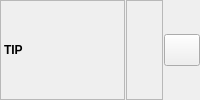
       <widget class="QFrame" name="frame_14">
        <property name="frameShape">
         <enum>QFrame::NoFrame</enum>
        </property>
        <property name="frameShadow">
         <enum>QFrame::Raised</enum>
        </property>
        <layout class="QHBoxLayout" name="horizontalLayout_27">
         <property name="spacing">
          <number>1</number>
         </property>
         <property name="leftMargin">
          <number>0</number>
         </property>
         <property name="topMargin">
          <number>0</number>
         </property>
         <property name="rightMargin">
          <number>0</number>
         </property>
         <property name="bottomMargin">
          <number>0</number>
         </property>
         <item>
          <widget class="QLabel" name="lblRazlogTitle_3">
           <property name="sizePolicy">
            <sizepolicy hsizetype="Maximum" vsizetype="Preferred">
             <horstretch>0</horstretch>
             <verstretch>0</verstretch>
            </sizepolicy>
           </property>
           <property name="minimumSize">
            <size>
             <width>125</width>
             <height>32</height>
            </size>
           </property>
           <property name="font">
            <font>
             <weight>75</weight>
             <bold>true</bold>
            </font>
           </property>
           <property name="toolTip">
            <string>Poziv Na Broj</string>
           </property>
           <property name="frameShape">
            <enum>QFrame::StyledPanel</enum>
           </property>
           <property name="text">
            <string>TIP</string>
           </property>
          </widget>
         </item>
         <item>
          <widget class="QLabel" name="lblRazlog_3">
           <property name="font">
            <font>
             <weight>75</weight>
             <bold>true</bold>
            </font>
           </property>
           <property name="frameShape">
            <enum>QFrame::StyledPanel</enum>
           </property>
           <property name="text">
            <string/>
           </property>
           <property name="alignment">
            <set>Qt::AlignLeading|Qt::AlignLeft|Qt::AlignVCenter</set>
           </property>
           <property name="textInteractionFlags">
            <set>Qt::LinksAccessibleByMouse|Qt::TextSelectableByMouse</set>
           </property>
          </widget>
         </item>
         <item>
          <widget class="QPushButton" name="btnGo2_6">
           <property name="sizePolicy">
            <sizepolicy hsizetype="Maximum" vsizetype="Fixed">
             <horstretch>0</horstretch>
             <verstretch>0</verstretch>
            </sizepolicy>
           </property>
           <property name="minimumSize">
            <size>
             <width>0</width>
             <height>32</height>
            </size>
           </property>
           <property name="maximumSize">
            <size>
             <width>36</width>
             <height>16777215</height>
            </size>
           </property>
           <property name="cursor">
            <cursorShape>PointingHandCursor</cursorShape>
           </property>
           <property name="toolTip">
            <string>Filter</string>
           </property>
           <property name="icon">
            <iconset resource="../../../resources/DonatForm.qrc">
             <normaloff>:/InDonat/Forms/images/icon_bullets.gif</normaloff>:/InDonat/Forms/images/icon_bullets.gif</iconset>
           </property>
           <property name="iconSize">
            <size>
             <width>16</width>
             <height>16</height>
            </size>
           </property>
           <property name="autoExclusive">
            <bool>true</bool>
           </property>
          </widget>
         </item>
        </layout>
       </widget>
